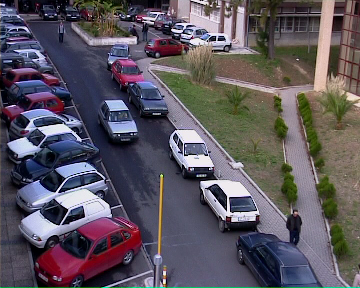
%> input picture Labs/6/ped7c1352.tif, 360 x 288 px
$ octave colorHist.m   (GNU Octave 9; MATLAB toolbox functions it lacks are replaced by stand-ins)
%> lines starting %> are read from the running program, lines starting %| are printed output that depends on the picture
clear all,
N = 100; % histograma

img1 = imread('ped7c1352.tif');
%> img1 is the input picture: size 288x360x3 uint8; mean R, G, B 91.9, 86, 95.2
figure, imshow(img1);
[nlin ncol dummy] = size(img1);
%> nlin = 288; ncol = 360; dummy = 3
npixels = nlin*ncol;
%> npixels = 103680
hr = imhist(img1(:,:,1), N) / npixels;
%> hr = 100 values, max 0.0293 at index 34, min 9.65e-06 at index 99, mean 0.01
hg = imhist(img1(:,:,2), N) / npixels;
%> hg = 100 values, max 0.0329 at index 34, min 9.65e-06 at index 97, mean 0.01
hb = imhist(img1(:,:,3), N) / npixels;
%> hb = 100 values, max 0.0341 at index 31, min 0.000858 at index 99, mean 0.01
H1 = [hr' hg' hb'];
%> H1 = 300 values, max 0.0341 at index 231, min 9.65e-06 at index 99, mean 0.01
figure, bar(H1);
%> after `bar(H1)`:
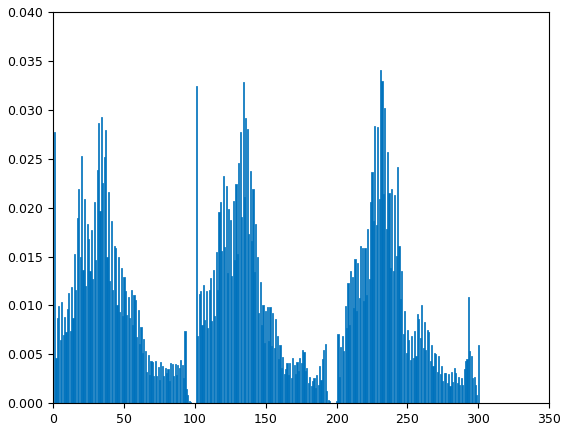
%> figure redrawn from the program's plot data; tallest bar 0.0341 high, from x = 230.6 to 231.4

img2 = imread('ped7c1350.tif');
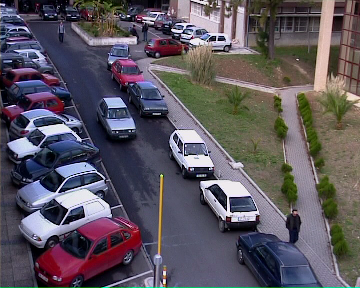
%> input picture Labs/6/ped7c1350.tif, 360 x 288 px
%> img2 is the input picture: size 288x360x3 uint8; mean R, G, B 91.8, 85.9, 95.2
figure, imshow(img2);
[nlin ncol dummy] = size(img2);
npixels = nlin*ncol;
hr = imhist(img1(:,:,1), N) / npixels;
hg = imhist(img1(:,:,2), N) / npixels;
hb = imhist(img1(:,:,3), N) / npixels;
H2 = [hr' hg' hb'];
%> H2 has the same summary as H1
figure, bar(H2);

img3 = imread('Tiger2.jpg');
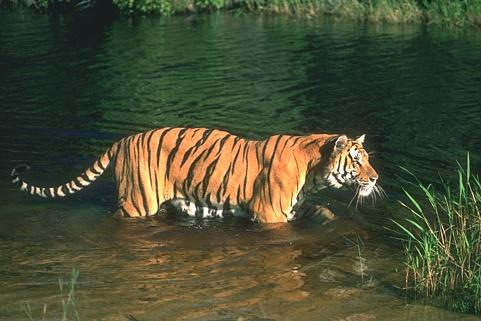
%> input picture Labs/6/Tiger2.jpg, 481 x 321 px
%> img3 is the input picture: size 321x481x3 uint8; mean R, G, B 73, 76.9, 51.8
figure, imshow(img2);
[nlin ncol dummy] = size(img3);
%> nlin = 321; ncol = 481
npixels = nlin*ncol;
%> npixels = 154401
hr = imhist(img1(:,:,1), N) / npixels;
%> hr = 100 values, max 0.0197 at index 34, min 6.48e-06 at index 99, mean 0.00671
hg = imhist(img1(:,:,2), N) / npixels;
%> hg = 100 values, max 0.0221 at index 34, min 6.48e-06 at index 97, mean 0.00671
hb = imhist(img1(:,:,3), N) / npixels;
%> hb = 100 values, max 0.0229 at index 31, min 0.000576 at index 99, mean 0.00671
H3 = [hr' hg' hb'];
%> H3 = 300 values, max 0.0229 at index 231, min 6.48e-06 at index 99, mean 0.00671
figure, bar(H3);
%> after `bar(H3)`:
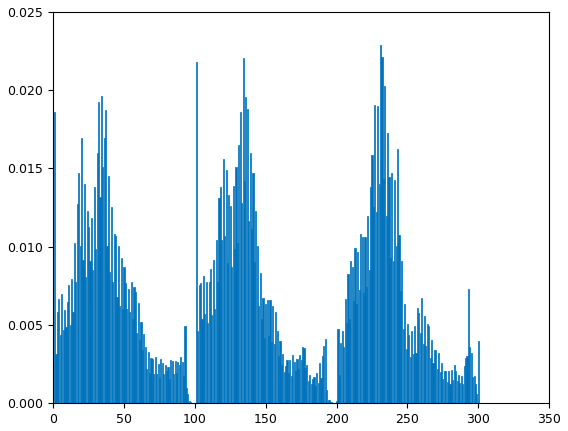
%> figure redrawn from the program's plot data; tallest bar 0.0229 high, from x = 230.6 to 231.4

d12 = sum(abs(H1-H2))/length(H1)
%> d12 = 0
d13 = sum(abs(H1-H3))/length(H1)
%> d13 = 0.00329
